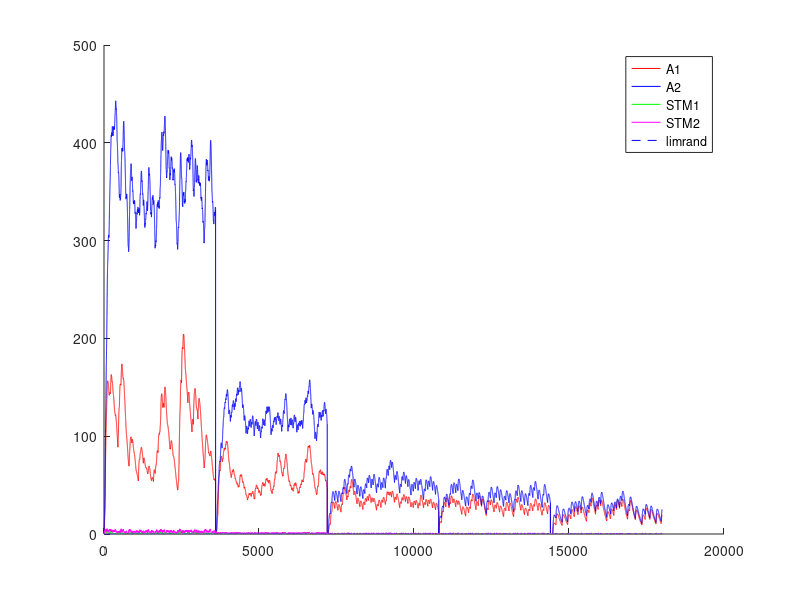

Write MATLAB code to recreate this figure. (Note: this script raises an error after producing the figure.)
%% Experimento con Variable-Ratio - VR - Tasa Variable
%% Existen multiples intancias de palanquelo (cada vez que realiza respuesta decide si realiza otra o no)
%% Durante la tasa se contabilizan los palanqueos y no palanqueos y el refuerzo impacta de forma 
%% proporcional a la tasa de respuestas.
%% Un trial dura 3600 segundos.
%% Una sesion 1 o 3 trial (seg´un la dinamica del animal)
%% 5 sesiones por Experimento. Cada sesion es un intervalo diferente.
%% 1 experimento
%% Tiempo para realizar un respuesta 1 segundo
%% 
%% La probabilidad de eleccion se ajusta al nivel de maxima frecuencia de palanqueo
%% 

close all
clc
clear

%% Matriz de pago 0 1 

%%% Se ajusto la apreciacion de las cantidades de refuerzo 
function rf = feel(pellets)
  rf=0;
  if (nargin~=0)
    rf=(12.8*(1-exp(-.25.* pellets.^(2))))+(12.8*(1-exp(-.5.* pellets)));
  else
    error ("Faltan parametros");
  endif
endfunction
%% 
%% 

%% INICIALIZATION
%%%%%% CONSTANTES DE SESIONES
Ntrial  =  1 ;   %% un trial de 3600 segundos
tTrial  =  3600; %% en segundos
tResp   =  1;    %% en segundos
tMuestreo = 0.25;%% en segundos
Nses    =  5 ;
Vr=[1,10,30,40,60]; %% valores medios de intervalos variables
Ntest   =  1;
limrand =  0.138;
saving  =  0.01 ;
%%%%%% CONSTANTES DE DECAIMIENTO
alpha = 1*tMuestreo;
beta  = 0.13*0.31*tMuestreo;%0.125*tMuestreo ;
gamma = 0.0067*tMuestreo;%0.025 ; 
delta = 1*tMuestreo;
%%%%%% INICIALIZACION
palanca = zeros(2,1);
Rf_1=0;
Rf_2=0;
A1=zeros(1,Ntest);
A2=zeros(1,Ntest);
stm_1=zeros(2,Ntest);
stm_2=zeros(2,Ntest);
d=1;

sesion = zeros(Nses,1);
trialXsesion = zeros(Nses,Ntrial);
terminal_sesion=zeros(Nses,1);
nb_coop = zeros(Nses,Ntest);
contadorP1=0;
contadorP2=0;
contadorI=0;

%% CALCULO DE AROUSAL MAXIMO
%% Iteraciones de respuesta refuerzo para encotnrar el STM medio
Nconfig=5; %% Tasa de respuesta de configuracion
%plot([1:0.01:20],(12.8*(1-exp(-.25.* [1:0.01:20].^(2))))+(12.8*(1-exp(-.5.* [1:0.01:20]))),'.k')
R1 = floor(feel(1)); %tiempo de refuezo para R
l1 = Nconfig/tMuestreo; % duracion entre trials
suma = 0; %suma es un valor necesaria para calcular max1 y min1
suma = alpha*R1 %% Refuerzo cada N respuestas
iter=100; %% numero de iteraciones para que converja el stm
max1 = 0; %maximum de stm1
min1 = 0; %minimum de stm1
for i = 1:iter 
  suma = (1-beta)^(Nconfig/tMuestreo)*suma;%% Instantes que decae el stm
  min1=suma;
  suma += alpha*R1; %Refuerzo
  max1=suma;
end
comp=.88;
S1 = (((max1-min1)*(comp*l1))/2)+min1*comp*l1; %calcul de la superficie del triangulo mas la de el rectangulo
stm_1_medio = S1/(l1);
A1max = (delta/gamma)*stm_1_medio;

%% INICIO DE LAS ITERATIONS
for l = 1:Ntest  %% TESTES
  Num=0;
  for k = 1:Nses  %% SESIONES (cambia el N)
    i=1;
    %duracion = [1,tTrial*ones(1,Ntrial)];
    
    contador = 1;
    %palanca(1)=randi(2);
    
    %% Agregar tasa de refuerzos  %%
    tasa=Vr(k);
    if k>1
      A1(Num+1,l)=saving*A1(Num,l);
      A2(Num+1,l)=saving*A2(Num,l);
      stm_1(Num+1,l)=0*stm_1(Num,l);
      stm_2(Num+1,l)=0*stm_2(Num,l); 
      %%% ELECCION DE LA PRIMERA PALANCA 
%      if A1(Num,1)>A2(Num,1)
%        palanca(2)=1;
%      else
%        palanca(2)=2;
%      end
    end       
    P1(i,k)=0.5;
    P1(i,k)=0.5;
    for j=2:(Ntrial*tTrial/tMuestreo) %% Todos los trials juntos
      
      if contador == tResp/tMuestreo%duracion(i)
        contador = 1;
        i = i+1 ;
        J = j ;
        P1(i,k)=0.5*(1-exp(-(5*A1((j-1)+Num,l))/A1max))+0.5; %probabilidad en exponential
        P2(i,k)=0.5*(1-exp(-(5*A2((j-1)+Num,l))/A1max))+0.5; %probabilidad en exponential
        %P=.99;
        %P2(i,k)=0.5*(1-exp(-(5*A2((j-1)+Num,l))/A2max))+0.5;
        
        a = rand ;
        %%% ELECCION DE LA PALANCA %%% Basicamente elige palanquear o no palanquear
        if (A1((j-1)+Num,l)<=limrand)&&(A2((j-1)+Num,l)<=limrand)
          palanca(i)=randi(2);
        elseif (A1((j-1)+Num,l)>=limrand)&&(A2((j-1)+Num,l)<=limrand)
          if a>=P1(i,k)
            palanca(i)=2;
          else
            palanca(i)=1;
          end
        elseif (A1((j-1)+Num,l)<=limrand)&&(A2((j-1)+Num,l)>=limrand)
          if a>=P2(i,k)
            palanca(i)=1;
          else
            palanca(i)=2;
          end
        elseif (A1((j-1)+Num,l)>A2((j-1)+Num,l))
          if a>=P1(i,k)
            palanca(i)=2;
          else
            palanca(i)=1;
          end
        else
          if a>=P2(i,k)
            palanca(i)=1;
          else
            palanca(i)=2;
          end
        end
        %% Contadores para intervalo de refuerzo
        if palanca(i)==1
          contadorP1++;
        else
          contadorP2++;
        endif
        %%% REFUERZO %%%
        if (contadorP1>=tasa)
          %if (palanca(i)==1) %% palanquea
          aux=contadorP1+contadorP2;
          Rfz=floor(feel(1));
          Rf_1=Rfz*contadorP1/aux;
          Rf_2=Rfz*contadorP2/aux;
          %elseif (palanca(i-1)==2) %% No palanquea
          %  Rf_1=0;
          %  Rf_2=0;%floor(10*(1-exp(-0.8* 2 )));
          %end
          %stm_1(j+Num,l)=(1-beta)*stm_1((j-1)+Num,l)+alpha*Rf_1;
          %stm_2(j+Num,l)=(1-beta)*stm_2((j-1)+Num,l)+alpha*Rf_2;
          contadorP1=0;
          contadorP2=0;
          contadorI =0;
          dispe=.5; %% dispercion del 50% del valor de la intervalo
          tasa=Vr(k)*(1 + dispe*(1-2*rand));
        endif
        
      else
        contador++;
        contadorI++;
        Rf_1=0;
        Rf_2=0;
      end
      stm_1(j+Num,l)=(1-beta)*stm_1((j-1)+Num,l)+alpha*Rf_1;
      stm_2(j+Num,l)=(1-beta)*stm_2((j-1)+Num,l)+alpha*Rf_2;
      A1(j+Num,l)=(1-gamma)*A1((j-1)+Num,l)+delta*stm_1(j+Num,l);
      A2(j+Num,l)=(1-gamma)*A2((j-1)+Num,l)+delta*stm_2(j+Num,l);
      
%      if floor(j/tTrial)==(j/tTrial)
%        trialXsesion()
%      end
    end
    
    
    %%% CONTADOR DE A QUE J SE CAMBIA LA SESION
    %sesion(k-1,l)=j;
    sesion(k,l)=j+Num;
    %%% DEFINICION DE NUM
%    compteur = 0 ;
%    for i=1:length(A1(:,l))
%      if A1(i,l)~=0
%        compteur = compteur +1;
%      end
%    end
%    Num=compteur;
    Num = j+Num;
    Sizemat = length(A1);
    
    for j = 1:Ntrial
      if palanca(j)==1
        %nb_coop(k-1,l)= nb_coop(k-1,l)+1;
        nb_coop(k,l)= nb_coop(k,l)+1;
      end
    end
  end
end


%%% PRUEBAS 
%%% ENCONTRA LA LONGITUD REAL DEL EXPERIMENTACION
nonnul = zeros(Ntest,1);
for k=1:Ntest
  for i=1:length(A1)
    if A1(i,k) ~= 0
      nonnul(k)=nonnul(k)+1;
    end
  end
end

%%% PRUEBA I _ PESO DE LA EXPERIMENTACION EN LA MEMORIA
porcent = 0;
for i = 1:Ntest
  if sum(A1(:,i)) > 10 * sum(A2(:,i))
    porcent = porcent +1;
  end
end

%%% PRUEBA II _ SI LA EXCITATION ALCANZA A SU MAXIMUM
maxima = zeros(Ntest,1);
for k = 1:Ntest
  if floor(max(A1(:,k))) == floor(max(max(A1))) 
    maxima(k) = maxima(k) +1;
  end
end

%%% PRUEBA III _ EN QUE SESION LA PALANCA GANA DE VERDAD
%ird = zeros(Ntest,1);
%for k = 1:Ntest
%  i=1;
%  while 1
%    if A1(nonnul(k)-i,k) < limrand
%      ird(k) = nonnul(k)-i+1;
%      break;
%    else
%      i=i+1;
%    end
%  end
%end
%
%%%% PRUEBA IV _ CONVIERTE J EN NUMERO DE SESION
%for k = 1:Ntest
%  i=1;
%  while 1
%    if ird(k) <= sum(sesion(1:i)+50)
%      ird(k)=i;
%      break;
%    else
%      i=i+1;
%    end
%  end
%end

%%% PRUEBA V _ PORCENTAJE DE COOPERACION POR SESION / EXPERIMENTO


porcentaje_coop_sesion=zeros(Nses,Ntest);
porcentaje_coop_experimento=zeros(Ntest,1);
for k = 1:Ntest
  porcentaje_coop_experimento(k)=sum(nb_coop(:,k))/(Ntrial*Nses)*100;
end

%for i=1:Ntest
%  terminal_sesion(1,i)=sesion(1,i);
%  for j=2:Nses
%    terminal_sesion(j,i)=sesion(j,i)+terminal_sesion(j-1,i);
%  end
%end

%%% DEMOSTRACION 


%promedio_sesion=sum(ird)/Ntest
porcent_10xsuperior_al_otra=porcent/Ntest * 100;
cuanto_alcanzan_al_maxima=sum(maxima)/Ntest * 100;
porcentaje_coop_experimento;
porcentaje_coop_sesion=floor(nb_coop/Ntrial*100);


for i=1:Ntest
  figure
  hold on
  plot((1:Sizemat)*tMuestreo,A1(:,i),'r',(1:Sizemat)*tMuestreo,A2(:,i),'b',(1:Sizemat)*tMuestreo,stm_1(:,i),'g',(1:Sizemat)*tMuestreo,stm_2(:,i),'m',(1:Sizemat)*tMuestreo,limrand*ones(1,length([1:Sizemat])),'--b')
  legend("A1","A2","STM1","STM2","limrand");
  for j=1:Nses
    %plot(sesion(j,i)*ones(1,max(max(A1(:,i)))),(1:max(max(A1(:,i)))),'--k');
    h=plot((sesion(j,i).*tMuestreo)*ones(1,max(max(A1(:,i)))),(1:max(max(A1(:,i)))),'--k');
    set(h, "linewidth", 2);
    if j==1
      h=plot(1:sesion(j,i)/4,P1(:,j)'*A1max,'.-m');
    else
      h=plot((sesion(j-1,i)/4+1):sesion(j,i)/4,P1(:,j)'*A1max,'.-m');
    endif
  endfor
  plot(1:sesion(Nses,i)/4,A1max*ones(1,length(1:sesion(Nses,i)/4)))
  hold off;
endfor

%% Maximos exitos por intervalo= 10-360 - 30-120 - 40-65 - 60-60 

color = 'rgbmkmrgbk';
figure
hold on
for i=1:Ntest
  plot(1:Nses,porcentaje_coop_sesion(:,i),'Color',color(i));
  title('Porcentaje de Cooperacion');
  xlabel('Numero de sesion');
  ylabel('Porcentaje');
end
hold off

%%% probl�me de temps, pas le temps de d�croitre du coup red�marre plus
%%% haut CQFD
%%%% CASTIGO DE TIEMPO 
%%%% CUANTO VECES ELIGE COOPERATION
%%% Pour chaque session r�cup�rer le nombre de coop�ration et tracer la
%%% courbe correspondante 
